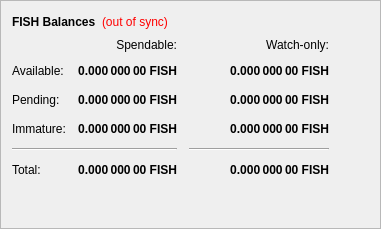
        <widget class="QFrame" name="frame">
         <property name="frameShape">
          <enum>QFrame::StyledPanel</enum>
         </property>
         <property name="frameShadow">
          <enum>QFrame::Raised</enum>
         </property>
         <layout class="QVBoxLayout" name="verticalLayout_4">
          <item>
           <layout class="QHBoxLayout" name="horizontalLayout_4">
            <item>
             <widget class="QLabel" name="label_5">
              <property name="font">
               <font>
                <weight>75</weight>
                <bold>true</bold>
               </font>
              </property>
              <property name="text">
               <string>FISH Balances</string>
              </property>
             </widget>
            </item>
            <item>
             <widget class="QLabel" name="labelWalletStatus">
              <property name="cursor">
               <cursorShape>WhatsThisCursor</cursorShape>
              </property>
              <property name="toolTip">
               <string>The displayed information may be out of date. Your wallet automatically synchronizes with the Fishery network after a connection is established, but this process has not completed yet.</string>
              </property>
              <property name="styleSheet">
               <string notr="true">QLabel { color: red; }</string>
              </property>
              <property name="text">
               <string notr="true">(out of sync)</string>
              </property>
              <property name="alignment">
               <set>Qt::AlignLeading|Qt::AlignLeft|Qt::AlignVCenter</set>
              </property>
             </widget>
            </item>
            <item>
             <spacer name="horizontalSpacer_3">
              <property name="orientation">
               <enum>Qt::Horizontal</enum>
              </property>
              <property name="sizeHint" stdset="0">
               <size>
                <width>40</width>
                <height>20</height>
               </size>
              </property>
             </spacer>
            </item>
           </layout>
          </item>
          <item>
           <layout class="QGridLayout" name="gridLayout">
            <property name="spacing">
             <number>12</number>
            </property>
            <item row="2" column="2">
             <widget class="QLabel" name="labelWatchPending">
              <property name="font">
               <font>
                <weight>75</weight>
                <bold>true</bold>
               </font>
              </property>
              <property name="cursor">
               <cursorShape>IBeamCursor</cursorShape>
              </property>
              <property name="toolTip">
               <string>Unconfirmed transactions to watch-only addresses</string>
              </property>
              <property name="text">
               <string notr="true">0.000 000 00 FISH</string>
              </property>
              <property name="alignment">
               <set>Qt::AlignRight|Qt::AlignTrailing|Qt::AlignVCenter</set>
              </property>
              <property name="textInteractionFlags">
               <set>Qt::LinksAccessibleByMouse|Qt::TextSelectableByKeyboard|Qt::TextSelectableByMouse</set>
              </property>
             </widget>
            </item>
            <item row="2" column="1">
             <widget class="QLabel" name="labelUnconfirmed">
              <property name="font">
               <font>
                <weight>75</weight>
                <bold>true</bold>
               </font>
              </property>
              <property name="cursor">
               <cursorShape>IBeamCursor</cursorShape>
              </property>
              <property name="toolTip">
               <string>Total of transactions that have yet to be confirmed, and do not yet count toward the spendable balance</string>
              </property>
              <property name="text">
               <string notr="true">0.000 000 00 FISH</string>
              </property>
              <property name="alignment">
               <set>Qt::AlignRight|Qt::AlignTrailing|Qt::AlignVCenter</set>
              </property>
              <property name="textInteractionFlags">
               <set>Qt::LinksAccessibleByMouse|Qt::TextSelectableByKeyboard|Qt::TextSelectableByMouse</set>
              </property>
             </widget>
            </item>
            <item row="3" column="2">
             <widget class="QLabel" name="labelWatchImmature">
              <property name="font">
               <font>
                <weight>75</weight>
                <bold>true</bold>
               </font>
              </property>
              <property name="cursor">
               <cursorShape>IBeamCursor</cursorShape>
              </property>
              <property name="toolTip">
               <string>Staked or masternode rewards in watch-only addresses that has not yet matured</string>
              </property>
              <property name="text">
               <string notr="true">0.000 000 00 FISH</string>
              </property>
              <property name="alignment">
               <set>Qt::AlignRight|Qt::AlignTrailing|Qt::AlignVCenter</set>
              </property>
              <property name="textInteractionFlags">
               <set>Qt::LinksAccessibleByMouse|Qt::TextSelectableByKeyboard|Qt::TextSelectableByMouse</set>
              </property>
             </widget>
            </item>
            <item row="4" column="0" colspan="2">
             <widget class="Line" name="lineSpendableBalance">
              <property name="orientation">
               <enum>Qt::Horizontal</enum>
              </property>
             </widget>
            </item>
            <item row="4" column="2">
             <widget class="Line" name="lineWatchBalance">
              <property name="sizePolicy">
               <sizepolicy hsizetype="Preferred" vsizetype="Fixed">
                <horstretch>0</horstretch>
                <verstretch>0</verstretch>
               </sizepolicy>
              </property>
              <property name="minimumSize">
               <size>
                <width>140</width>
                <height>0</height>
               </size>
              </property>
              <property name="orientation">
               <enum>Qt::Horizontal</enum>
              </property>
             </widget>
            </item>
            <item row="5" column="0">
             <widget class="QLabel" name="labelTotalText">
              <property name="text">
               <string>Total:</string>
              </property>
             </widget>
            </item>
            <item row="3" column="1">
             <widget class="QLabel" name="labelImmature">
              <property name="font">
               <font>
                <weight>75</weight>
                <bold>true</bold>
               </font>
              </property>
              <property name="cursor">
               <cursorShape>IBeamCursor</cursorShape>
              </property>
              <property name="toolTip">
               <string>Staked or masternode rewards that has not yet matured</string>
              </property>
              <property name="text">
               <string notr="true">0.000 000 00 FISH</string>
              </property>
              <property name="alignment">
               <set>Qt::AlignRight|Qt::AlignTrailing|Qt::AlignVCenter</set>
              </property>
              <property name="textInteractionFlags">
               <set>Qt::LinksAccessibleByMouse|Qt::TextSelectableByKeyboard|Qt::TextSelectableByMouse</set>
              </property>
             </widget>
            </item>
            <item row="2" column="3">
             <spacer name="horizontalSpacer_2">
              <property name="orientation">
               <enum>Qt::Horizontal</enum>
              </property>
              <property name="sizeHint" stdset="0">
               <size>
                <width>40</width>
                <height>20</height>
               </size>
              </property>
             </spacer>
            </item>
            <item row="3" column="0">
             <widget class="QLabel" name="labelImmatureText">
              <property name="text">
               <string>Immature:</string>
              </property>
             </widget>
            </item>
            <item row="5" column="1">
             <widget class="QLabel" name="labelTotal">
              <property name="font">
               <font>
                <weight>75</weight>
                <bold>true</bold>
               </font>
              </property>
              <property name="cursor">
               <cursorShape>IBeamCursor</cursorShape>
              </property>
              <property name="toolTip">
               <string>Your current total balance</string>
              </property>
              <property name="text">
               <string notr="true">0.000 000 00 FISH</string>
              </property>
              <property name="alignment">
               <set>Qt::AlignRight|Qt::AlignTrailing|Qt::AlignVCenter</set>
              </property>
              <property name="textInteractionFlags">
               <set>Qt::LinksAccessibleByMouse|Qt::TextSelectableByKeyboard|Qt::TextSelectableByMouse</set>
              </property>
             </widget>
            </item>
            <item row="5" column="2">
             <widget class="QLabel" name="labelWatchTotal">
              <property name="font">
               <font>
                <weight>75</weight>
                <bold>true</bold>
               </font>
              </property>
              <property name="cursor">
               <cursorShape>IBeamCursor</cursorShape>
              </property>
              <property name="toolTip">
               <string>Current total balance in watch-only addresses</string>
              </property>
              <property name="text">
               <string notr="true">0.000 000 00 FISH</string>
              </property>
              <property name="alignment">
               <set>Qt::AlignRight|Qt::AlignTrailing|Qt::AlignVCenter</set>
              </property>
              <property name="textInteractionFlags">
               <set>Qt::LinksAccessibleByMouse|Qt::TextSelectableByKeyboard|Qt::TextSelectableByMouse</set>
              </property>
             </widget>
            </item>
            <item row="0" column="2">
             <widget class="QLabel" name="labelWatchonly">
              <property name="text">
               <string>Watch-only:</string>
              </property>
              <property name="alignment">
               <set>Qt::AlignRight|Qt::AlignTrailing|Qt::AlignVCenter</set>
              </property>
             </widget>
            </item>
            <item row="1" column="0">
             <widget class="QLabel" name="labelBalanceText">
              <property name="text">
               <string>Available:</string>
              </property>
             </widget>
            </item>
            <item row="1" column="1">
             <widget class="QLabel" name="labelBalance">
              <property name="font">
               <font>
                <weight>75</weight>
                <bold>true</bold>
               </font>
              </property>
              <property name="cursor">
               <cursorShape>IBeamCursor</cursorShape>
              </property>
              <property name="toolTip">
               <string>Your current spendable balance</string>
              </property>
              <property name="text">
               <string notr="true">0.000 000 00 FISH</string>
              </property>
              <property name="alignment">
               <set>Qt::AlignRight|Qt::AlignTrailing|Qt::AlignVCenter</set>
              </property>
              <property name="textInteractionFlags">
               <set>Qt::LinksAccessibleByMouse|Qt::TextSelectableByKeyboard|Qt::TextSelectableByMouse</set>
              </property>
             </widget>
            </item>
            <item row="1" column="2">
             <widget class="QLabel" name="labelWatchAvailable">
              <property name="font">
               <font>
                <weight>75</weight>
                <bold>true</bold>
               </font>
              </property>
              <property name="cursor">
               <cursorShape>IBeamCursor</cursorShape>
              </property>
              <property name="toolTip">
               <string>Your current balance in watch-only addresses</string>
              </property>
              <property name="text">
               <string notr="true">0.000 000 00 FISH</string>
              </property>
              <property name="alignment">
               <set>Qt::AlignRight|Qt::AlignTrailing|Qt::AlignVCenter</set>
              </property>
              <property name="textInteractionFlags">
               <set>Qt::LinksAccessibleByMouse|Qt::TextSelectableByKeyboard|Qt::TextSelectableByMouse</set>
              </property>
             </widget>
            </item>
            <item row="2" column="0">
             <widget class="QLabel" name="labelPendingText">
              <property name="text">
               <string>Pending:</string>
              </property>
             </widget>
            </item>
            <item row="0" column="1">
             <widget class="QLabel" name="labelSpendable">
              <property name="text">
               <string>Spendable:</string>
              </property>
              <property name="alignment">
               <set>Qt::AlignRight|Qt::AlignTrailing|Qt::AlignVCenter</set>
              </property>
             </widget>
            </item>
           </layout>
          </item>
          <item>
           <spacer name="verticalSpacer_4">
            <property name="orientation">
             <enum>Qt::Vertical</enum>
            </property>
            <property name="sizeHint" stdset="0">
             <size>
              <width>20</width>
              <height>40</height>
             </size>
            </property>
           </spacer>
          </item>
         </layout>
        </widget>
